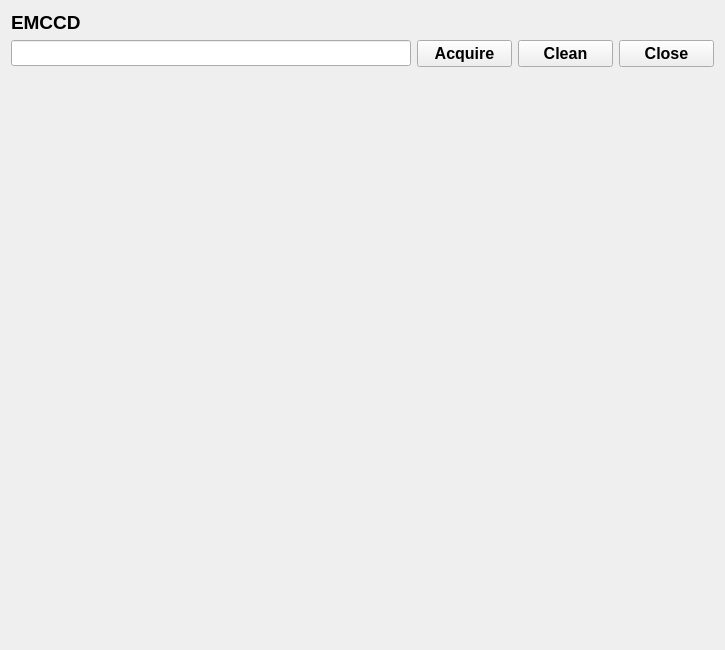
<?xml version="1.0" encoding="UTF-8"?>
<ui version="4.0">
 <class>EMCCD</class>
 <widget class="QWidget" name="EMCCD">
  <property name="geometry">
   <rect>
    <x>0</x>
    <y>0</y>
    <width>725</width>
    <height>650</height>
   </rect>
  </property>
  <property name="windowTitle">
   <string>EMCCD</string>
  </property>
  <layout class="QGridLayout" name="gridLayout">
   <item row="1" column="3">
    <widget class="QPushButton" name="pushButton_3">
     <property name="sizePolicy">
      <sizepolicy hsizetype="Minimum" vsizetype="Fixed">
       <horstretch>0</horstretch>
       <verstretch>0</verstretch>
      </sizepolicy>
     </property>
     <property name="font">
      <font>
       <pointsize>12</pointsize>
       <bold>true</bold>
      </font>
     </property>
     <property name="text">
      <string>Close</string>
     </property>
    </widget>
   </item>
   <item row="1" column="1">
    <widget class="QPushButton" name="pushButton_1">
     <property name="sizePolicy">
      <sizepolicy hsizetype="Minimum" vsizetype="Fixed">
       <horstretch>0</horstretch>
       <verstretch>0</verstretch>
      </sizepolicy>
     </property>
     <property name="font">
      <font>
       <pointsize>12</pointsize>
       <bold>true</bold>
      </font>
     </property>
     <property name="text">
      <string>Acquire</string>
     </property>
    </widget>
   </item>
   <item row="1" column="2">
    <widget class="QPushButton" name="pushButton_2">
     <property name="sizePolicy">
      <sizepolicy hsizetype="Minimum" vsizetype="Fixed">
       <horstretch>0</horstretch>
       <verstretch>0</verstretch>
      </sizepolicy>
     </property>
     <property name="font">
      <font>
       <pointsize>12</pointsize>
       <bold>true</bold>
      </font>
     </property>
     <property name="text">
      <string>Clean</string>
     </property>
    </widget>
   </item>
   <item row="1" column="0">
    <widget class="QLineEdit" name="lineEdit">
     <property name="maximumSize">
      <size>
       <width>400</width>
       <height>16777215</height>
      </size>
     </property>
     <property name="font">
      <font>
       <family>Consolas</family>
       <pointsize>11</pointsize>
      </font>
     </property>
    </widget>
   </item>
   <item row="0" column="0" colspan="3">
    <widget class="QLabel" name="label">
     <property name="sizePolicy">
      <sizepolicy hsizetype="Preferred" vsizetype="Fixed">
       <horstretch>0</horstretch>
       <verstretch>0</verstretch>
      </sizepolicy>
     </property>
     <property name="font">
      <font>
       <pointsize>14</pointsize>
       <bold>true</bold>
      </font>
     </property>
     <property name="text">
      <string>EMCCD</string>
     </property>
    </widget>
   </item>
   <item row="2" column="0" colspan="4">
    <widget class="QWidget" name="widget" native="true">
     <property name="font">
      <font>
       <pointsize>13</pointsize>
       <bold>true</bold>
      </font>
     </property>
    </widget>
   </item>
  </layout>
 </widget>
 <resources/>
 <connections/>
</ui>
